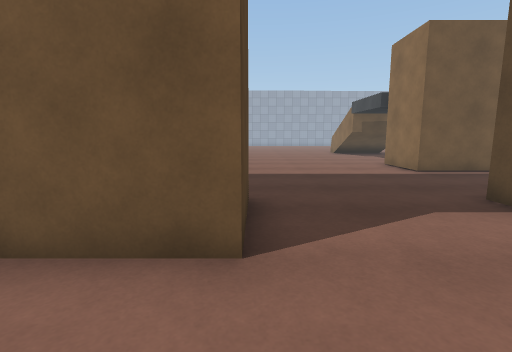
view 1 (above)

18 first-person views from a walk through a Unity game level. The camera is 1.2 m above the floor, tilts 8° down and sees 85° across. The floor is counted in squares, 1 m on a side. Each view is taken from the middle of a square. On the plan, view 1 faces up. The plan holds only what a view shows up to about 13 squares ahead; the rest is blank. The place goes on beyond the plan. The player is left out. Some surface patterns are stand-ins.

view 2
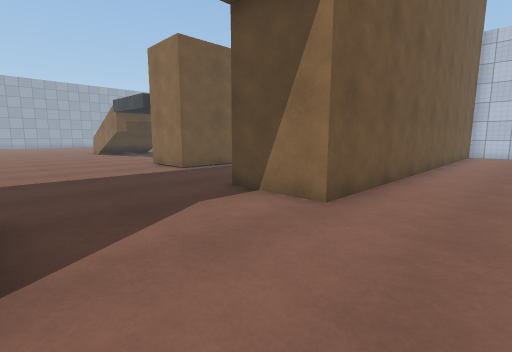

view 3
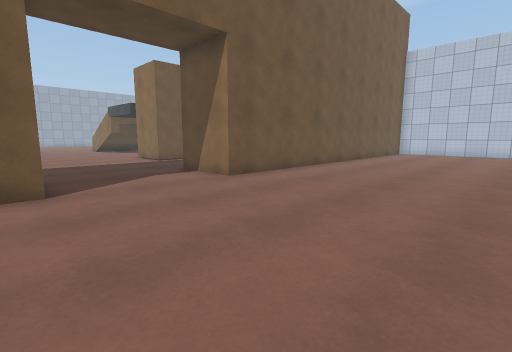

view 4
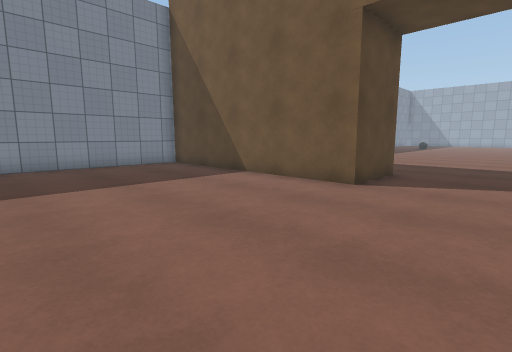

view 5
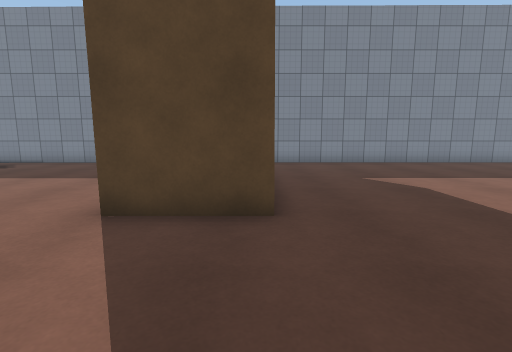

view 6
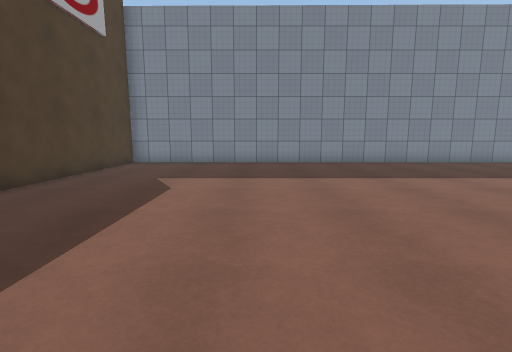

view 7
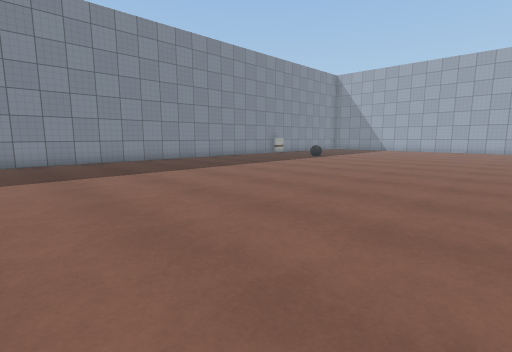

view 8
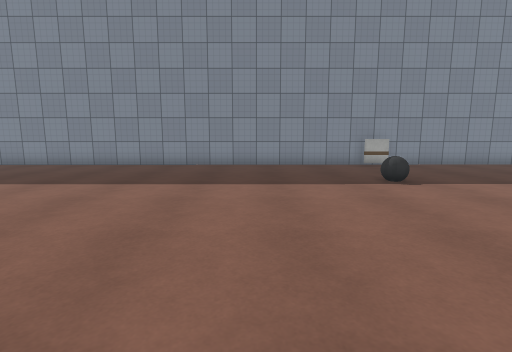

view 9
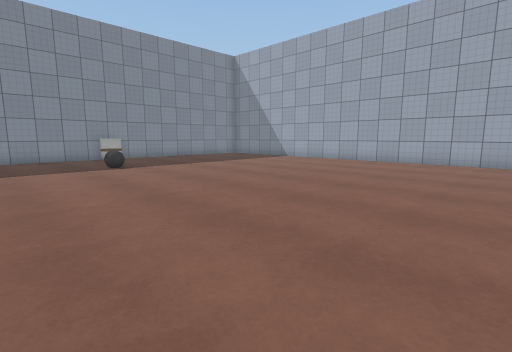

view 10
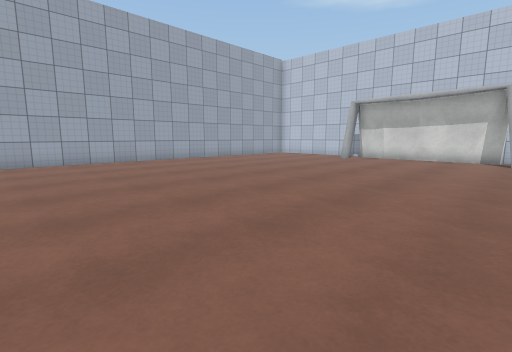

view 11
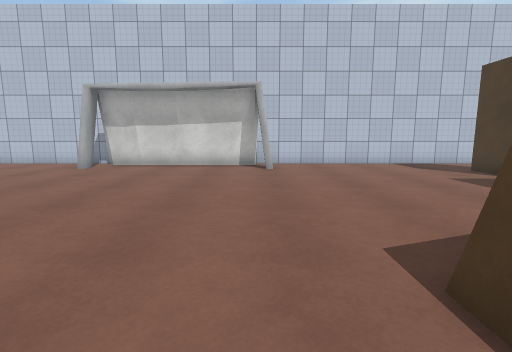

view 12
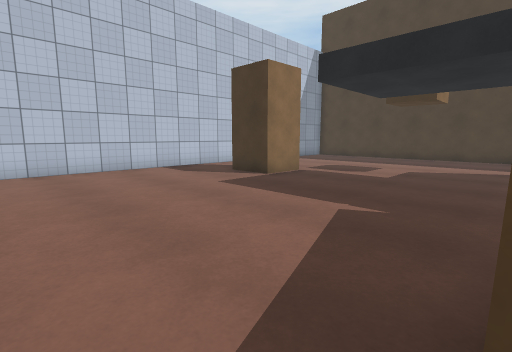

view 13
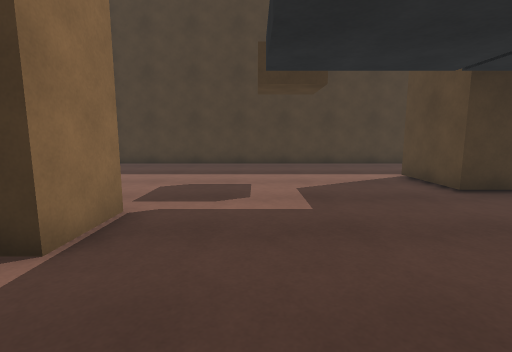

view 14
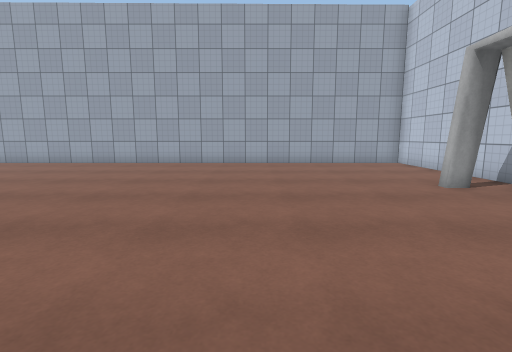

view 15
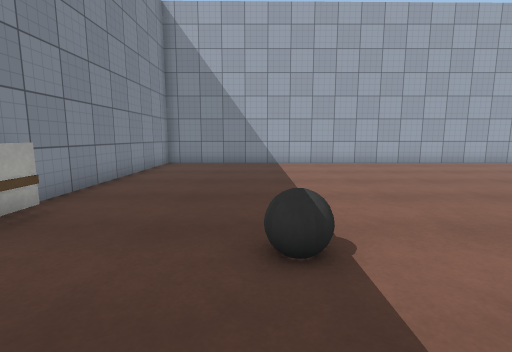

view 16
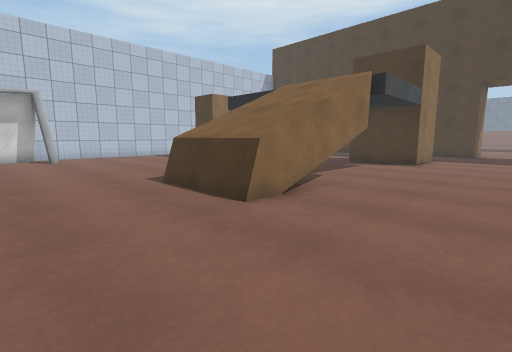

view 17
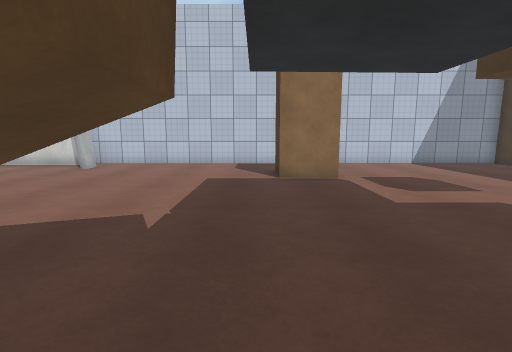

view 18
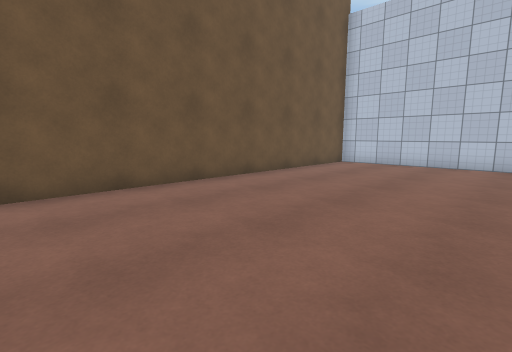

### Floor plan
Key: @ floor where view 1 was taken; # wall or solid block; . floor; ^ raised ledge; T thing the floor can be seen under or through; O other object.
Columns run from 9 left of view 1 to 20 right of it. Each row starts with its distance up from view 1.
 36 ##############################
 35 #............................#
 34 #............................#
 33 #............................#
 32 #............................#
 31 #............................#
 30 #............................#
 29 #..........................###
 28 #...........................#
 27 O...........................#
 26 #...OO......................#
 25 #...........................#
 24 #...........................#
 23 #..........................###
 22 #............................#
 21 #..............^^^^..........#
 20 #..............^^^^..........#
 19 #..............T   ..........#
 18 #..............T  #..........#
 17 #..............T T#..........#
 16 #............................#
 15 #.......................###..#
 14 #.......................#   .#
 13 #............................#
 12 #..............###...........#
 11 #..............###...........#
 10 #..............###...........#
  9 #............................#
  8 #............................#
  7 #............................#
  6 #............................#
  5 ##########....################
  4 ######## #....#############
  3 ##########....################
  2 #............................#
  1 #............................#
  0 #........@...................#
 -1 #............................#
 -2 #............................#
 -3 #............................#
 -4 #...........................
 -5 #..
 -6 #.
 -7 #

Where each view was taken, in squares from view 1:
view 1: 0 up, 0 right, facing up
view 2: 0 up, 0 right, facing up-right
view 3: 4 down, 1 left, facing up-right
view 4: 4 down, 3 right, facing up-left
view 5: 5 up, 4 right, facing left
view 6: 11 up, 4 right, facing left
view 7: 11 up, 5 right, facing up-left
view 8: 22 up, 3 right, facing left
view 9: 22 up, 7 right, facing up-left
view 10: 22 up, 3 right, facing up-right
view 11: 23 up, 7 right, facing right
view 12: 22 up, 9 right, facing down-right
view 13: 18 up, 13 right, facing down
view 14: 23 up, 13 right, facing up
view 15: 23 up, 5 left, facing up
view 16: 25 up, 2 right, facing down-right
view 17: 16 up, 7 right, facing right
view 18: 4 down, 7 right, facing up-right
